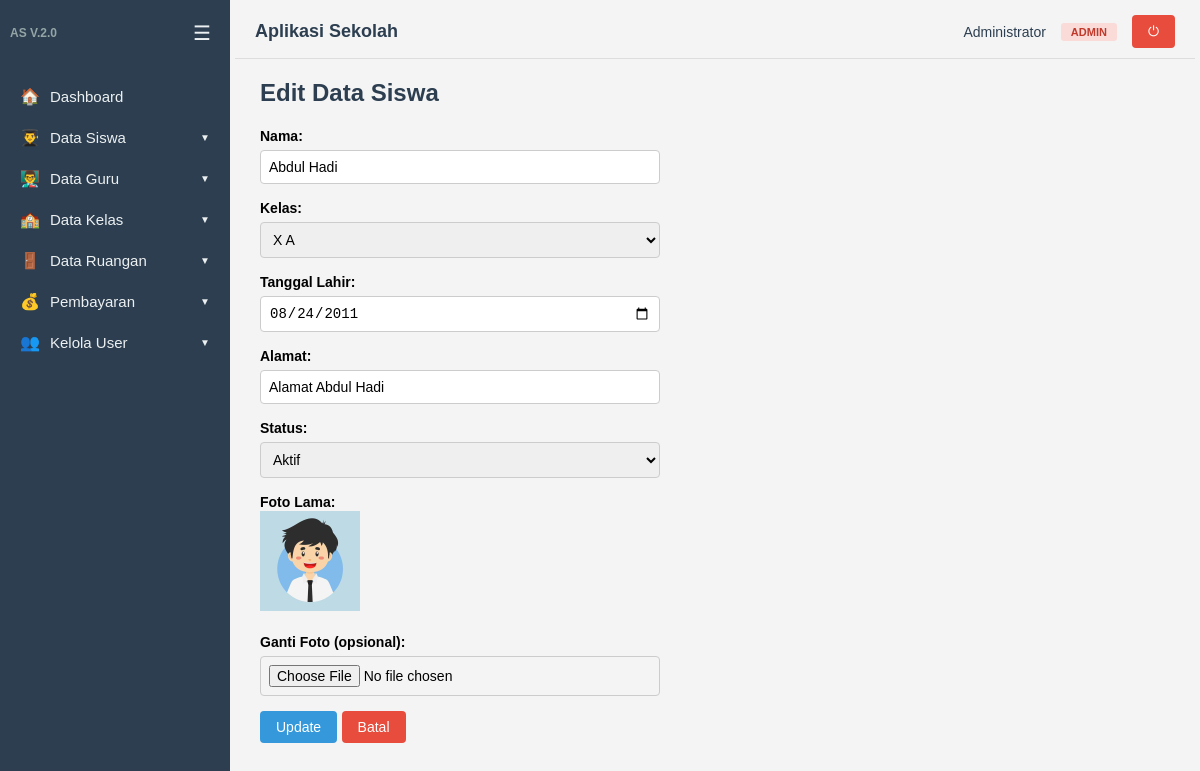
The page /siswa/edit.php?id=1 (signed in) on the database its author committed.
### tables this page shows
CREATE TABLE `datasiswa` (
  `id` int(5) NOT NULL,
  `nama` varchar(50) NOT NULL,
  `status` enum('aktif','tidak aktif') NOT NULL DEFAULT 'aktif',
  `tanggal_lahir` date NOT NULL,
  `alamat` varchar(100) NOT NULL,
  `foto` varchar(100) DEFAULT NULL,
  `id_kelas` int(11) DEFAULT NULL
);

CREATE TABLE `datakelas` (
  `id_kelas` int(11) NOT NULL,
  `namakelas` varchar(100) NOT NULL,
  `tingkat` enum('X','XI','XII') NOT NULL,
  `tahunajaran` varchar(20) NOT NULL,
  `idguru` int(11) DEFAULT NULL,
  `idsiswa` int(11) DEFAULT NULL,
  `idruang` int(11) DEFAULT NULL
);

### siswa/edit.php (the view, shortened to what this page needs)
<?php
include dirname(__DIR__) . '/auth.php';
$id = isset($_GET['id']) ? (int)$_GET['id'] : 0;
$data = mysqli_query($koneksi, "SELECT * FROM datasiswa WHERE id=$id");
$siswa = mysqli_fetch_assoc($data);
$kelas = mysqli_query($koneksi, "SELECT id_kelas, namakelas FROM datakelas ORDER BY namakelas");
include dirname(__DIR__) . '/layout/header.php';
?>
<h2>Edit Data Siswa</h2>
<form action="update.php" method="post" enctype="multipart/form-data">
    <label>Nama:</label><br>
    <input type="text" name="nama" value="<?= htmlspecialchars($siswa['nama']); ?>" required><br>
    <label>Kelas:</label><br>
    <select name="id_kelas">
        <?php while ($k = mysqli_fetch_assoc($kelas)) : ?>
            <option value="<?= $k['id_kelas']; ?>" <?= $siswa['id_kelas'] == $k['id_kelas'] ? 'selected' : ''; ?>>
                <?= htmlspecialchars($k['namakelas']); ?>
            </option>
        <?php endwhile; ?>
    </select><br>
    <label>Tanggal Lahir:</label><br>
    <input type="date" name="tanggal_lahir" value="<?= $siswa['tanggal_lahir']; ?>" required><br>
    <label>Alamat:</label><br>
    <input type="text" name="alamat" value="<?= htmlspecialchars($siswa['alamat']); ?>" required><br>
    <label>Status:</label><br>
    <select name="status" required>
        <option value="aktif" <?= $siswa['status'] === 'aktif' ? 'selected' : ''; ?>>Aktif</option>
    </select><br>
    <label>Foto Lama:</label><br>
    <img src="<?= BASE_URL; ?>/uploads/foto_siswa/<?= $siswa['foto']; ?>" width="100"><br><br>
    <label>Ganti Foto (opsional):</label><br>
    <input type="file" name="foto"><br>
    <button class="btn" type="submit">Update</button>
    <a class="btn btn-danger" href="tampil.php">Batal</a>
</form>
<?php include dirname(__DIR__) . '/layout/footer.php'; ?>

### layout/header.php (style rules this page uses)
* { box-sizing: border-box; margin: 0; padding: 0; }
body { font-family: Arial, Helvetica, sans-serif; background: #f4f4f4; display: flex; min-height: 100vh; }
h2 { margin-bottom: 20px; color: #2c3e50; }
label { font-weight: bold; font-size: 14px; }
input[type=text], input[type=date], input[type=number], input[type=file], select { padding: 8px; width: 100%; max-width: 400px; margin: 5px 0 15px; border: 1px solid #ccc; border-radius: 4px; font-size: 14px; }
.btn { display: inline-block; background: #3498db; color: #fff; border: 0; padding: 8px 16px; border-radius: 4px; cursor: pointer; text-decoration: none; font-size: 14px; }
.btn-danger { background: #e74c3c; }

### rows shown on the page
datasiswa: nama "Abdul Hadi", id_kelas "X A", tanggal_lahir "08/24/2011", alamat "Alamat Abdul Hadi", status "Aktif", foto (picture)

### other values the page prints
$item['icon'] "🏠"
$item['label'] "Dashboard"
$item['icon'] "👨‍🎓"
$item['label'] "Data Siswa"
$item['icon'] "👨‍🏫"
$item['label'] "Data Guru"
$item['icon'] "🏫"
$item['label'] "Data Kelas"
$item['icon'] "🚪"
$item['label'] "Data Ruangan"
$item['icon'] "💰"
$item['label'] "Pembayaran"
$item['icon'] "👥"
$item['label'] "Kelola User"
$user['nama_lengkap'] "Administrator"
